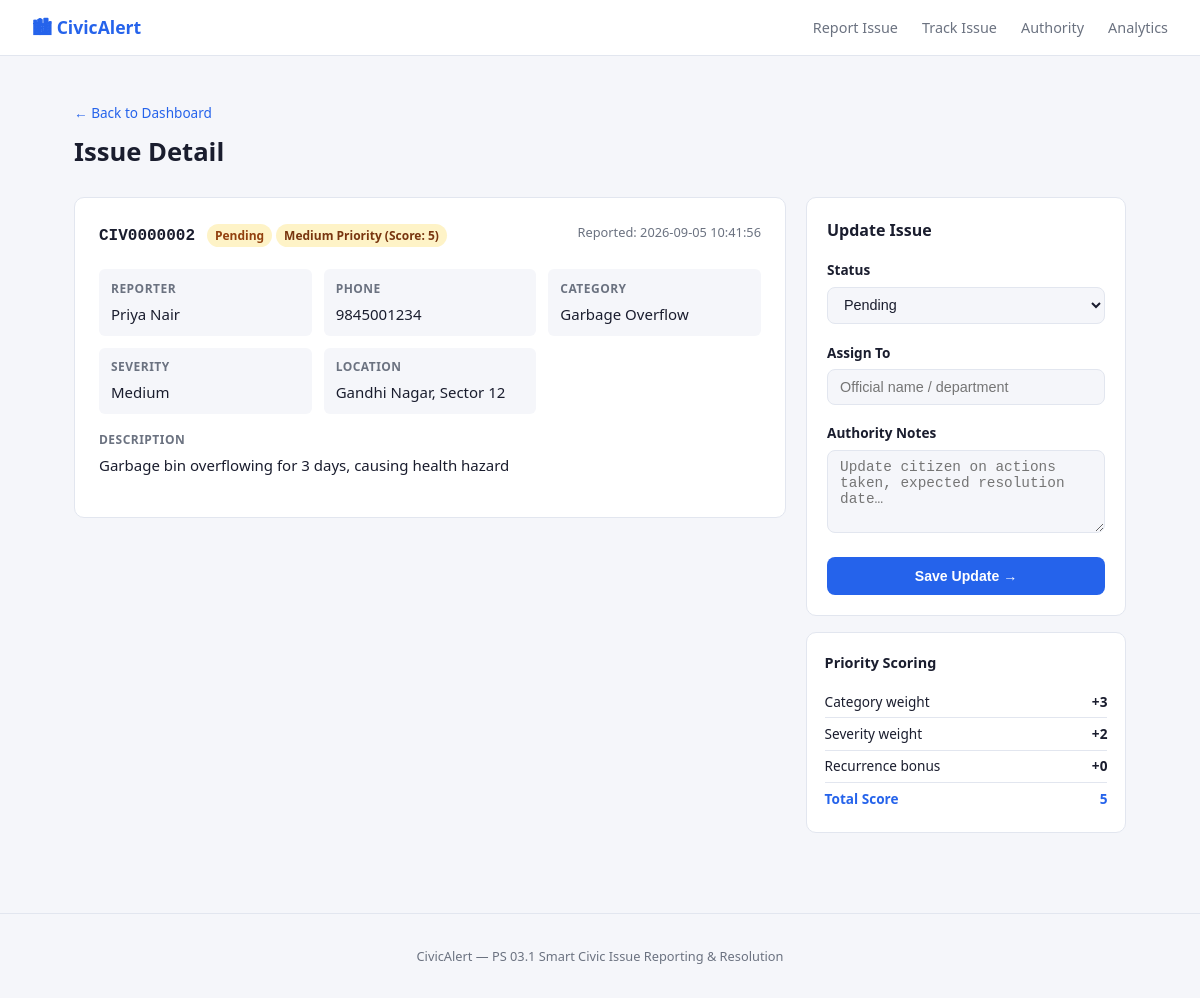
Page /admin/issue/CIV0000002 on the committed database.
### tables this page shows
CREATE TABLE issues (
        id          TEXT PRIMARY KEY,
        name        TEXT NOT NULL,
        phone       TEXT,
        category    TEXT NOT NULL,
        severity    TEXT NOT NULL,
        description TEXT NOT NULL,
        location    TEXT NOT NULL,
        photo       TEXT,
        status      TEXT DEFAULT 'Pending',
        priority_score INTEGER DEFAULT 0,
        priority_label TEXT DEFAULT 'Low',
        assigned_to TEXT,
        admin_notes TEXT,
        created_at  TEXT NOT NULL,
        updated_at  TEXT NOT NULL
    );

### app.py (the view, shortened to what this page needs)
@app.route('/admin/issue/<issue_id>', methods=['GET', 'POST'])
def admin_issue(issue_id):
    conn = get_db()
    issue = conn.execute('SELECT * FROM issues WHERE id=?', (issue_id,)).fetchone()
    conn.close()
    if not issue:
        flash('Issue not found.', 'error')
        return redirect(url_for('admin'))
    return render_template('issue_detail.html', issue=issue)

### app.py (called while the page is built)
def get_db():
    conn = sqlite3.connect(DB_PATH)
    conn.row_factory = sqlite3.Row
    return conn

### templates/issue_detail.html (shortened to what this page needs)
{% extends "base.html" %}
{% block content %}
<div class="page-header">
  <a href="{{ url_for('admin') }}" class="back-link">← Back to Dashboard</a>
  <h1>Issue Detail</h1>
</div>
<div class="detail-layout">
  <div class="detail-main">
    <div class="issue-card">
      <div class="issue-card-header">
        <div>
          <span class="issue-id">{{ issue.id }}</span>
          <span class="badge badge-{{ issue.status | lower | replace(' ','_') }}">{{ issue.status }}</span>
          <span class="badge badge-priority-{{ issue.priority_label | lower }}">
            {{ issue.priority_label }} Priority (Score: {{ issue.priority_score }})
          </span>
        </div>
        <div class="issue-meta">Reported: {{ issue.created_at }}</div>
      </div>
      <div class="detail-grid">
        <div class="detail-item"><span class="label">Reporter</span><span>{{ issue.name }}</span></div>
        {% if issue.phone %}<div class="detail-item"><span class="label">Phone</span><span>{{ issue.phone }}</span></div>{% endif %}
        <div class="detail-item"><span class="label">Category</span><span>{{ issue.category }}</span></div>
        <div class="detail-item"><span class="label">Severity</span><span>{{ issue.severity }}</span></div>
        <div class="detail-item"><span class="label">Location</span><span>{{ issue.location }}</span></div>
      </div>
      <div class="detail-section">
        <span class="label">Description</span>
        <p>{{ issue.description }}</p>
      </div>
    </div>
  </div>
  <div class="detail-sidebar">
    <div class="update-card">
      <h2>Update Issue</h2>
      <form method="POST">
        <div class="form-group">
          <label for="status">Status</label>
          <select id="status" name="status" required>
            {% for s in ['Pending','In Progress','Resolved','Closed'] %}
            <option {{ 'selected' if issue.status==s }}>{{ s }}</option>
            {% endfor %}
          </select>
        </div>
        <div class="form-group">
          <label for="assigned_to">Assign To</label>
          <input type="text" id="assigned_to" name="assigned_to"
                 value="{{ issue.assigned_to or '' }}"
                 placeholder="Official name / department"/>
        </div>
        <div class="form-group">
          <label for="admin_notes">Authority Notes</label>
          <textarea id="admin_notes" name="admin_notes" rows="4"
                    placeholder="Update citizen on actions taken, expected resolution date…">{{ issue.admin_notes or '' }}</textarea>
        </div>
        <button type="submit" class="btn btn-primary btn-full">Save Update →</button>
      </form>
    </div>
    <div class="priority-box">
      <h3>Priority Scoring</h3>
      <div class="priority-row"><span>Category weight</span>
        <span class="score-val">+{{ {'Road Damage':5,'Flooding / Drain':5,'Power Outage':4,'Water Leakage':4,'Garbage Overflow':3,'Broken Streetlight':3}.get(issue.category, 2) }}</span>
      </div>
      <div class="priority-row"><span>Severity weight</span>
        <span class="score-val">+{{ {'High':3,'Medium':2,'Low':1}.get(issue.severity, 1) }}</span>
      </div>
      <div class="priority-row"><span>Recurrence bonus</span>
        <span class="score-val">+{{ issue.priority_score - ({'Road Damage':5,'Flooding / Drain':5,'Power Outage':4,'Water Leakage':4,'Garbage Overflow':3,'Broken Streetlight':3}.get(issue.category,2) + {'High':3,'Medium':2,'Low':1}.get(issue.severity,1)) }}</span>
      </div>
      <div class="priority-row total"><span>Total Score</span>
        <span class="score-val">{{ issue.priority_score }}</span>
      </div>
    </div>
  </div>
</div>
{% endblock %}

### static/style.css (style rules this page uses)
:root { --bg: #f5f6fa; --surface: #ffffff; --border: #e2e6ef; --text: #1a1d2e; --muted: #6b7280; --primary: #2563eb; --primary-h:#1d4ed8; --success: #16a34a; --warning: #d97706; --danger: #dc2626; --info: #0891b2; --radius: 8px; --shadow: 0 1px 4px rgba(0,0,0,.08); }
*, *::before, *::after { box-sizing: border-box; margin: 0; padding: 0; }
body { font-family: 'Segoe UI', system-ui, sans-serif; background: var(--bg); color: var(--text); font-size: 15px; line-height: 1.6; }
a { color: inherit; text-decoration: none; }
.page-header { margin-bottom: 1.5rem; }
.page-header h1 { font-size: 1.6rem; font-weight: 700; }
.back-link { font-size: .85rem; color: var(--primary); display: inline-block; margin-bottom: .5rem; }
.btn { display: inline-block; padding: .5rem 1.1rem; border-radius: var(--radius); font-size: .88rem; font-weight: 600; cursor: pointer; border: none; transition: background .15s, color .15s; }
.btn-primary { background: var(--primary); color: #fff; }
.btn-full { width: 100%; text-align: center; padding: .7rem; }
.badge { display: inline-block; padding: 2px 8px; border-radius: 20px; font-size: .75rem; font-weight: 600; }
.badge-pending { background:#fef3c7; color:#92400e; }
.badge-priority-medium { background:#fef3c7; color:#78350f; }
.form-group { margin-bottom: 1.1rem; }
.form-group label { display: block; font-size: .85rem; font-weight: 600; margin-bottom: .35rem; }
.form-group input, .form-group select, .form-group textarea { width: 100%; padding: .55rem .75rem; border: 1.5px solid var(--border); border-radius: var(--radius); font-size: .9rem; background: var(--bg); color: var(--text); transition: border-color .15s; }
.issue-card { background: var(--surface); border: 1px solid var(--border); border-radius: 10px; padding: 1.5rem; }
.issue-card-header { display: flex; justify-content: space-between; align-items: flex-start; margin-bottom: 1.25rem; flex-wrap: wrap; gap: .5rem; }
.issue-id { font-weight: 700; font-size: 1rem; font-family: monospace; margin-right: .5rem; }
.issue-meta { color: var(--muted); font-size: .8rem; }
.detail-grid { display: grid; grid-template-columns: repeat(auto-fill, minmax(200px,1fr)); gap: .75rem; margin-bottom: 1rem; }
.detail-item { background: var(--bg); border-radius: 6px; padding: .6rem .75rem; }
.detail-section { margin: 1rem 0; }
.label { display: block; font-size: .75rem; font-weight: 700; color: var(--muted); text-transform: uppercase; letter-spacing: .04em; margin-bottom: .25rem; }
.detail-layout { display: flex; gap: 1.25rem; align-items: flex-start; }
.detail-main { flex: 1; min-width: 0; }
.detail-sidebar { width: 320px; flex-shrink: 0; }
.update-card { background: var(--surface); border: 1px solid var(--border); border-radius: 10px; padding: 1.25rem; margin-bottom: 1rem; }
.update-card h2 { font-size: 1rem; font-weight: 700; margin-bottom: 1rem; }
.priority-box { background: var(--surface); border: 1px solid var(--border); border-radius: 10px; padding: 1.1rem; }
.priority-box h3 { font-size: .9rem; font-weight: 700; margin-bottom: .75rem; }
.priority-row { display: flex; justify-content: space-between; font-size: .85rem; padding: .3rem 0; border-bottom: 1px solid var(--border); }
.priority-row.total { border-bottom: none; font-weight: 700; color: var(--primary); }
.score-val { font-weight: 700; }

### rows in the picture
issues: id "CIV0000002", status "Pending", priority_label "Medium", priority_score "5", created_at "2026-09-05 10:41:56", name "Priya Nair", phone "9845001234", category "Garbage Overflow", severity "Medium", location "Gandhi Nagar, Sector 12", description "Garbage bin overflowing for 3 days, causing health hazard", category "3", severity "2", priority_score+category+severity "0"

### other values in the picture
form field status "Pending"
